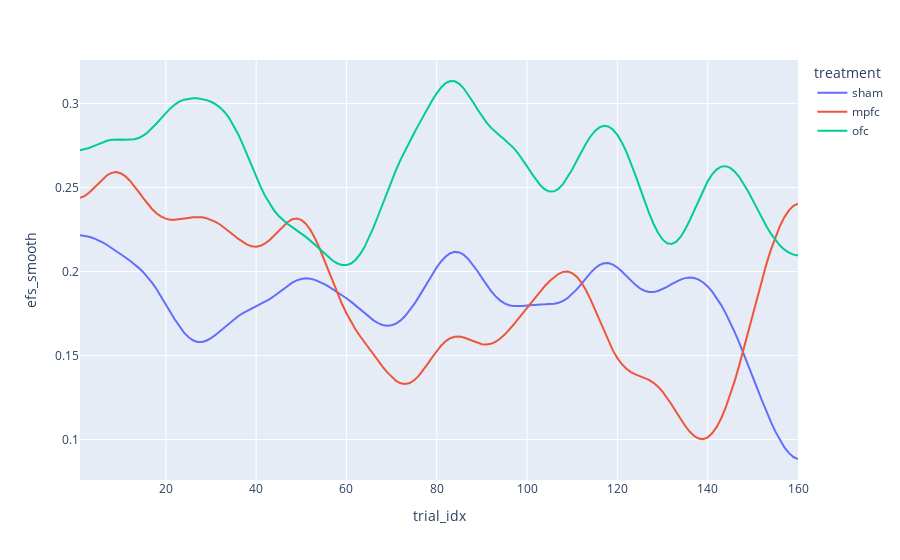

The cell this chart's notebook holds for it:
### Code cell
px.line(efs_smoothed, x="trial_idx", y="efs_smooth", color="treatment", category_orders=cat)

### Figure 1 — Plotly figure (JSON) as saved in the notebook; plotly's stock layout.template omitted (floating-point values rounded to 4 significant figures; data arrays with more than 128 entries replaced by an {"elided": "..."} marker saying what was removed)
{"data": [{"hovertemplate": "treatment=sham<br>trial_idx=%{x}<br>efs_smooth=%{y}<extra></extra>", "legendgroup": "sham", "line": {"color": "#636efa", "dash": "solid"}, "marker": {"symbol": "circle"}, "mode": "lines", "name": "sham", "orientation": "v", "showlegend": true, "type": "scatter", "x": {"elided": "160 int values"}, "xaxis": "x", "y": {"elided": "160 float values"}, "yaxis": "y"}, {"hovertemplate": "treatment=mpfc<br>trial_idx=%{x}<br>efs_smooth=%{y}<extra></extra>", "legendgroup": "mpfc", "line": {"color": "#EF553B", "dash": "solid"}, "marker": {"symbol": "circle"}, "mode": "lines", "name": "mpfc", "orientation": "v", "showlegend": true, "type": "scatter", "x": {"elided": "160 int values"}, "xaxis": "x", "y": {"elided": "160 float values"}, "yaxis": "y"}, {"hovertemplate": "treatment=ofc<br>trial_idx=%{x}<br>efs_smooth=%{y}<extra></extra>", "legendgroup": "ofc", "line": {"color": "#00cc96", "dash": "solid"}, "marker": {"symbol": "circle"}, "mode": "lines", "name": "ofc", "orientation": "v", "showlegend": true, "type": "scatter", "x": {"elided": "160 int values"}, "xaxis": "x", "y": {"elided": "160 float values"}, "yaxis": "y"}], "layout": {"legend": {"title": {"text": "treatment"}, "tracegroupgap": 0}, "margin": {"t": 60}, "xaxis": {"anchor": "y", "domain": [0, 1], "title": {"text": "trial_idx"}}, "yaxis": {"anchor": "x", "domain": [0, 1], "title": {"text": "efs_smooth"}}}}
